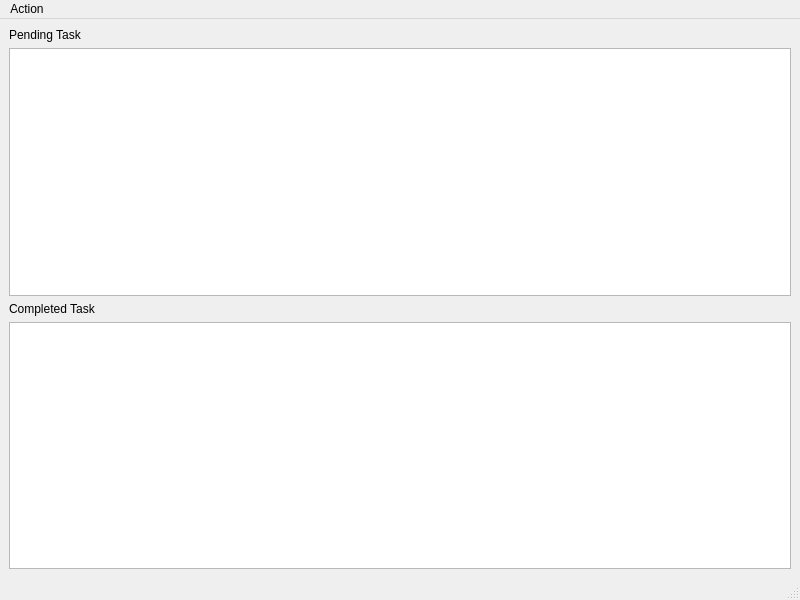
<?xml version="1.0" encoding="UTF-8"?>
<ui version="4.0">
 <class>MainWindow</class>
 <widget class="QMainWindow" name="MainWindow">
  <property name="geometry">
   <rect>
    <x>0</x>
    <y>0</y>
    <width>800</width>
    <height>600</height>
   </rect>
  </property>
  <property name="windowTitle">
   <string>MainWindow</string>
  </property>
  <widget class="QWidget" name="centralwidget">
   <layout class="QVBoxLayout" name="verticalLayout_2">
    <item>
     <widget class="QLabel" name="label">
      <property name="text">
       <string>Pending Task</string>
      </property>
     </widget>
    </item>
    <item>
     <layout class="QVBoxLayout" name="verticalLayout">
      <item>
       <widget class="QListWidget" name="listWidget"/>
      </item>
      <item>
       <widget class="QLabel" name="label_2">
        <property name="text">
         <string>Completed Task</string>
        </property>
       </widget>
      </item>
      <item>
       <widget class="QListWidget" name="listWidget_2"/>
      </item>
     </layout>
    </item>
   </layout>
  </widget>
  <widget class="QMenuBar" name="menubar">
   <property name="geometry">
    <rect>
     <x>0</x>
     <y>0</y>
     <width>800</width>
     <height>22</height>
    </rect>
   </property>
   <widget class="QMenu" name="menuAction">
    <property name="title">
     <string>Action</string>
    </property>
    <addaction name="actionAdd_Task"/>
    <addaction name="actionEdit_Task"/>
    <addaction name="actionCompleted_Task"/>
    <addaction name="actionDelete_Pending_Task"/>
    <addaction name="actionDelete_Completed_Task"/>
    <addaction name="actionExit"/>
   </widget>
   <addaction name="menuAction"/>
  </widget>
  <widget class="QStatusBar" name="statusbar"/>
  <action name="actionAdd_Task">
   <property name="text">
    <string>Add Task</string>
   </property>
  </action>
  <action name="actionEdit_Task">
   <property name="text">
    <string>Edit Task</string>
   </property>
  </action>
  <action name="actionCompleted_Task">
   <property name="text">
    <string>Completed Task</string>
   </property>
  </action>
  <action name="actionDelete_Pending_Task">
   <property name="text">
    <string>Delete Pending Task</string>
   </property>
  </action>
  <action name="actionDelete_Completed_Task">
   <property name="text">
    <string>Delete Completed Task</string>
   </property>
  </action>
  <action name="actionExit">
   <property name="text">
    <string>Exit</string>
   </property>
  </action>
 </widget>
 <resources/>
 <connections/>
</ui>
